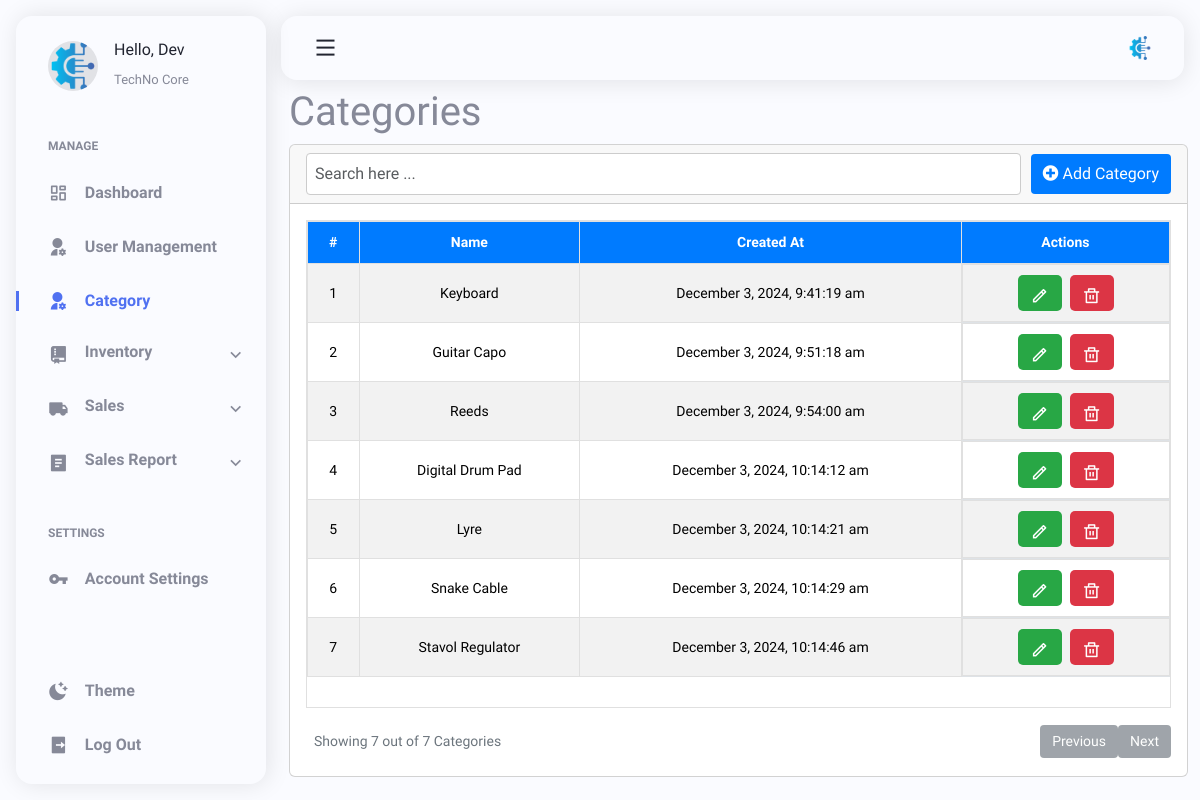
Page /pages/category.php (signed in) on the committed database.
### tables this page shows
CREATE TABLE `categories` (
  `category_id` int(11) UNSIGNED NOT NULL,
  `name` varchar(60) NOT NULL,
  `created_at` timestamp NOT NULL DEFAULT current_timestamp()
);

### pages/category.php (the view, shortened to what this page needs)
<?php
include('../layouts/header.php');
require_once '../includes/load.php';
$currentPage = basename($_SERVER['PHP_SELF'], '.php');
?>
<link rel="stylesheet" href="../lib/category/category.css">
<main class="main container" id="main">
    <?php include('../layouts/sidebar.php'); ?>
    <h1 class="dash-fix">Categories</h1>
    <div class="main__container">
        <div class="col-lg-12">
            <div class="card">
                <div class="card-header">
                    <form action="_redirect.php" method="post">
                        <input type="text" class="form-control" name="userSearch" id="userSearch"
                            placeholder="Search here ..." autofocus required>
                    </form>
                    <button type="button" class="btn btn-primary" data-bs-toggle="modal"
                        data-bs-target="#createCatModal">
                        <i class="fa fa-plus-circle"></i>
                        Add Category
                    </button>
                </div>
                <div class="card-body">
                    <div class="table-responsive" style="height: 61vh; overflow-y: auto;">
                        <table class="table table-striped table-bordered" style="text-align: center; vertical-align: middle;">
                            <thead>
                                <tr>
                                    <th class="text-center">#</th>
                                    <th>Name</th>
                                    <th>Created At</th>
                                    <th class="text-center">Actions</th>
                                </tr>
                            </thead>
                            <tbody>
                                <?php
                                $stmt = $conn->query("SELECT category_id, name, created_at FROM categories");
                                $counter = 1;
                                while ($row = $stmt->fetch()) {
                                    $createdAt = date_create($row['created_at']);
                                    ?>
                                    <tr>
                                        <td class="text-center"><?= $counter++ ?></td>
                                        <td><?= htmlspecialchars($row['name']) ?></td>
                                        <td class="text-center"><?= date_format($createdAt, 'F j, Y, g:i:s a') ?></td>
                                        <td class="text-center d-flex justify-content-center gap-2">
                                            <button type="button" class="editCat-btn btn-secondary" data-bs-toggle="modal"
                                                data-bs-target="#editCatModal_<?= $row['category_id'] ?>">
                                                <i class="ri-pencil-line"></i>
                                            </button>
                                            <button type="button" class="deleteCat-btn btn-danger" data-bs-toggle="modal"
                                                data-bs-target="#deleteCatModal_<?= $row['category_id'] ?>">
                                                <i class="ri-delete-bin-line"></i>
                                            </button>
                                        </td>
                                    </tr>
                                <?php } ?>
                            </tbody>
                        </table>
                    </div>
                    <div class="pagination-container d-flex">
                        <span class="total-users me-auto p-2">Showing 8 out of 0 Categories</span>
                        <button class="prev-page btn btn-secondary" disabled>Previous</button>
                        <button class="next-page btn btn-secondary" disabled>Next</button>
                    </div>
                </div>
            </div>
        </div>
    </div>
</body>
</html>

### layouts/header.php (shortened to what this page needs)
<!doctype html>
<html lang="en">
<head>
  <link rel="stylesheet" href="https://cdnjs.cloudflare.com/ajax/libs/font-awesome/5.15.3/css/all.min.css">
  <link rel="stylesheet" href="https://cdnjs.cloudflare.com/ajax/libs/remixicon/4.2.0/remixicon.css" />
  <link href="https://cdn.jsdelivr.net/npm/bootstrap@5.3.3/dist/css/bootstrap.min.css" rel="stylesheet"
>
  <link rel="stylesheet" href="../assets/css/main.css">
</head>
<body>
  <header class="header" id="header">
    <div class="header__container">
      <a href="#" class="header__logo">
        <img class="header__logo-img" src="../uploads/users/techno.png" alt="" />
      </a>
      <button class="header__toggle" id="header-toggle">
        <i class="ri-menu-line"></i>
      </button>
    </div>
  </header>

### layouts/sidebar.php (shortened to what this page needs)
<nav class="sidebar" id="sidebar">
  <div class="sidebar__container">
    <div class="sidebar__user">
      <div class="sidebar__img">
        <img src="../uploads/users/techno.png" alt="" />
      </div>
      <div class="sidebar__info">
        <h3>Hello, Dev</h3>
        <span>TechNo Core</span>
      </div>
    </div>
    <div class="sidebar__content">
      <div>
        <h3 class="sidebar__title">MANAGE</h3>
        <div class="sidebar__list">
          <a href="dev_dashboard.php"
            class="sidebar__link <?= ($currentPage == 'dev_dashboard') ? 'active-link' : '' ?>">
            <i class="ri-dashboard-line"></i>
            <span>Dashboard</span>
          </a>
          <a href="user_management.php"
            class="sidebar__link <?= ($currentPage == 'user_management') ? 'active-link' : '' ?>">
            <i class="ri-user-settings-fill"></i>
            <span>User Management</span>
          </a>
          <a href="category.php" class="sidebar__link <?= ($currentPage == 'category') ? 'active-link' : '' ?>">
            <i class="ri-user-settings-fill"></i>
            <span>Category</span>
          </a>
          <a href="#" class="sidebar__link" id="inventory-link"
            style="display: flex; align-items: start; justify-content: start;">
            <i class="ri-git-repository-fill"></i>
            <span>Inventory</span>
            <i class="ri-arrow-down-s-line" style="margin-left: auto; padding-right: 20px"></i>
          </a>
          <a href="#" class="sidebar__link" id="sales-link"
            style="display: flex; align-items: start; justify-content: start;">
            <i class="ri-truck-fill"></i>
            <span>Sales</span>
            <i class="ri-arrow-down-s-line" style="margin-left: auto; padding-right: 20px"></i>
          </a>
          <a href="#" class="sidebar__link" id="reports-link"
            style="display: flex; align-items: start; justify-content: start;">
            <i class="ri-file-list-2-fill"></i>
            <span>Sales Report</span>
            <i class="ri-arrow-down-s-line" style="margin-left: auto; padding-right: 20px"></i>
          </a>
        </div>
      </div>
      <div>
        <h3 class="sidebar__title">SETTINGS</h3>
        <div class="sidebar__list">
          <a href="#" class="sidebar__link">
            <i class="ri-key-fill"></i>
            <span>Account Settings</span>
          </a>
        </div>
      </div>
    </div>
    <div class="sidebar__actions">
      <button>
        <i class="ri-moon-clear-fill sidebar__link sidebar__theme" id="theme-button">
          <span>Theme</span>
        </i>
      </button>
        <a href="../logout.php" class="sidebar__link">
          <i class="ri-logout-box-r-fill"></i>
          <span>Log Out</span>
        </a>
    </div>
  </div>
</nav>
</body>
</html>

### assets/css/main.css (style rules this page uses)
:root { --header-height: 3.5rem; --maincontent-height: 3.5rem; --first-color: hsl(228, 85%, 63%); --title-color: hsl(228, 18%, 16%); --text-color: hsl(228, 8%, 56%); --body-color: hsl(228, 100%, 99%); --shadow-color: hsla(228, 80%, 4%, 0.1); --body-font: "Nunito Sans", system-ui; --normal-font-size: 0.938rem; --smaller-font-size: 0.75rem; --tiny-font-size: 0.75rem; --font-regular: 400; --font-semi-bold: 600; --z-tooltip: 10; --z-fixed: 100; }
@media screen and (min-width: 1150px) { :root { --normal-font-size: 1rem; --smaller-font-size: 0.813rem; } }
* { box-sizing: border-box; padding: 0; margin: 0; }
body { font-family: var(--body-font); font-size: var(--normal-font-size); background-color: var(--body-color); color: var(--text-color); transition: background-color 0.4s; }
a { text-decoration: none; }
img { display: block; max-width: 100%; height: auto; }
button { all: unset; }
.container { margin-inline: 1.5rem; overflow: hidden; }
.main { padding-top: 5rem; }
.header { position: fixed; top: 0; left: 0; right: 0; z-index: var(--z-fixed); margin: 0.75rem; }
.header__container { width: 100%; height: var(--header-height); background-color: var(--body-color); box-shadow: 0 2px 24px var(--shadow-color); display: flex; justify-content: space-between; align-items: center; padding-inline: 1.5rem; border-radius: 1rem; transition: background-color 0.4s; }
.header__logo { display: inline-flex; align-items: center; column-gap: 0.25rem; }
.header__toggle { font-size: 1.5rem; color: var(--title-color); cursor: pointer; }
.header__logo img { width: 1.5rem; height: 1.5rem; }
.sidebar { position: fixed; left: -120%; top: 0; bottom: 0; z-index: var(--z-fixed); width: 250px; background-color: var(--body-color); box-shadow: 2px 0 24px var(--shadow-color); padding-block: 1.5rem; margin: 0.75rem; border-radius: 1rem; transition: left 0.4s, background-color 0.4s, width 0.4s; }
.sidebar__container, .sidebar__content { display: flex; flex-direction: column; row-gap: 3rem; }
.sidebar__container { height: 100%; overflow: hidden; }
.sidebar__user { display: grid; grid-template-columns: repeat(2, max-content); align-items: center; column-gap: 1rem; padding-left: 2rem; }
.sidebar__img { position: relative; width: 50px; height: 50px; background-color: var(--shadow-color); border-radius: 50%; overflow: hidden; display: grid; justify-items: center; }
.sidebar__img img { position: absolute; }
.sidebar__info h3 { font-size: var(--normal-font-size); color: var(--title-color); transition: color 0.4s; }
.sidebar__info span { font-size: var(--smaller-font-size); }
.sidebar__content { overflow: hidden auto; }
.sidebar__title { width: max-content; font-size: var(--tiny-font-size); font-weight: var(--font-semi-bold); padding-left: 2rem; margin-bottom: 1.5rem; }
.sidebar__list, .sidebar__actions { display: grid; row-gap: 1.5rem; }
.sidebar__link { position: relative; display: grid; grid-template-columns: repeat(2, max-content); align-items: center; column-gap: 1rem; color: var(--text-color); padding-left: 2rem; transition: color 0.4s, opacity 0.4s; }
.sidebar__link i { font-size: 1.25rem; }
.sidebar__link span { font-weight: var(--font-semi-bold); }
.sidebar__actions { margin-top: auto; }
.sidebar__actions button { cursor: pointer; }
.sidebar__theme { width: 100%; font-size: 1.25rem; }
.sidebar__theme span { font-size: var(--normal-font-size); font-family: var(--body-font); }
.active-link { color: var(--first-color); }
.active-link::after { content: ""; position: absolute; left: 0; width: 3px; height: 20px; background-color: var(--first-color); }
@media screen and (min-width: 1150px) { .header { margin: 1rem; padding-left: 265px; transition: padding 0.4s; } }
@media screen and (min-width: 1150px) { .header__container { height: calc(var(--header-height) + 0.5rem); padding-inline: 2rem; } }
@media screen and (min-width: 1150px) { .header__logo { order: 1; } }
@media screen and (min-width: 1150px) { .sidebar { left: 0; width: 250px; margin: 1rem; } }
@media screen and (min-width: 1150px) { .sidebar__info, .sidebar__link span { transition: opacity 0.4s; } }
@media screen and (min-width: 1150px) { .sidebar__user, .sidebar__title { transition: padding 0.4s; } }
@media screen and (min-width: 1150px) { .main { padding-left: 265px; padding-top: 5.5rem; transition: padding 0.4s; overflow: hidden; } }
@media (min-width: 1080px) { .container, .container-lg, .container-md, .container-sm { max-width: 98vw; } }

### rows in the picture
categories: name "Keyboard", created_at "December 3, 2024, 9:41:19 am"
categories: name "Guitar Capo", created_at "December 3, 2024, 9:51:18 am"
categories: name "Reeds", created_at "December 3, 2024, 9:54:00 am"
categories: name "Digital Drum Pad", created_at "December 3, 2024, 10:14:12 am"
categories: name "Lyre", created_at "December 3, 2024, 10:14:21 am"
categories: name "Snake Cable", created_at "December 3, 2024, 10:14:29 am"
categories: name "Stavol Regulator", created_at "December 3, 2024, 10:14:46 am"
